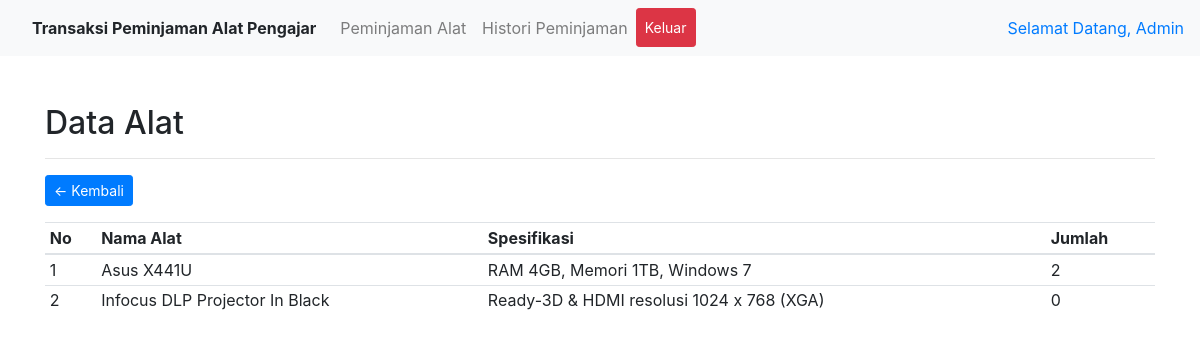
Page /operator/data-barang.php (signed in) on the committed database.
### tables this page shows
CREATE TABLE `barang` (
  `id_barang` int(11) NOT NULL,
  `id_user` int(11) NOT NULL,
  `spesifikasi` text NOT NULL,
  `jumlah` varchar(20) NOT NULL,
  `asal_barang` text NOT NULL,
  `nama_barang` varchar(50) NOT NULL,
  `tgl_regis` date NOT NULL DEFAULT current_timestamp(),
  `lokasi` varchar(100) NOT NULL,
  `tempat` varchar(100) NOT NULL,
  `kd_jenis` varchar(20) NOT NULL,
  `kategori_barang` varchar(20) NOT NULL
);

### operator/includes/barang.php (the view)
<div class="container mt-5">
  <h2>Data Alat</h2>
  <hr>
  <a href="index.php" class="btn btn-primary btn-sm float-left">← Kembali</a>
  <div class="clearfix"></div>
  <table class="table table-sm mt-3">
    <thead>
      <tr>
        <th>No</th>
        <th>Nama Alat</th>
        <th>Spesifikasi</th>
        <th>Jumlah</th>
      </tr>
    </thead>
    <tbody>
      <?php foreach($data_barang as $barang): ?>
      <tr>
        <td><?= $no++;?></td>
        <td><?= $barang['nama_barang']; ?>
        <td><?= $barang['spesifikasi']; ?>
        <td><?= $barang['jumlah']; ?>
      </tr>
      <?php endforeach; ?>
    </tbody>
  </table>
</div>

### rows in the picture
barang: nama_barang "Asus X441U", spesifikasi "RAM 4GB, Memori 1TB, Windows 7", jumlah "2"
barang: nama_barang "Infocus DLP Projector In Black", spesifikasi "Ready-3D & HDMI resolusi 1024 x 768 (XGA)", jumlah "0"

### other values in the picture
$_SESSION['name'] "Admin"
